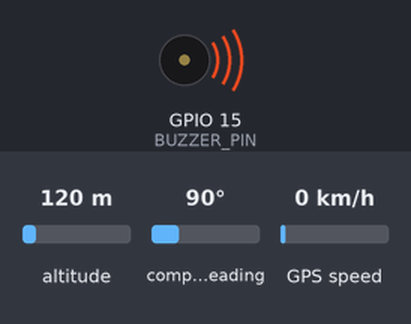
The sketch below on a simulated ESP32. Shown: buzzer (waves = sounding, pin HIGH). Wiring (inferred from the names in the program): IR receiver: data GPIO 13. Inputs (shaded band) come from the test bench; at power-on: altitude 120 m, compass heading 90°, GPS speed 0 km/h. WiFi joins after 1.5 s; servers stay silent unless stated; uploads are accepted with an empty reply; the GPS gets a fix after 3 s at 37.7749, -122.4194 with 8 satellites; the audio player accepts every command and is not drawn; what the sketch prints to the serial monitor is not drawn.

Above: at 5.03 s.
At 20.1 s:
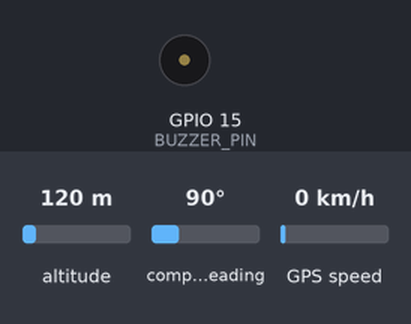
Timing chart, 0 to 24.9 s (numbered marks = the images above):
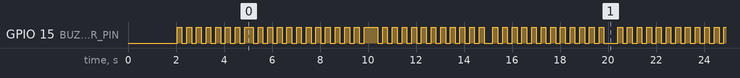

The sketch:

esp32-fix-final.ino
```cpp
#include <TinyGPSPlus.h>
#include <WiFi.h>
#include <HTTPClient.h>
#include <ArduinoJson.h>
#include <DFRobotDFPlayerMini.h>
#include <HardwareSerial.h>

// ===============================
// 🔑 Konfigurasi WiFi
// ===============================
const char* WIFI_SSID = "Kos 57 Alkautsar";
const char* WIFI_PASS = "57alkautsar";

// ===============================
// 🌐 Konfigurasi Server & Token
// ===============================
String BELL_URL = "http://192.168.1.8:5000/api/bell";   // Bell command
String MAPS_URL = "http://192.168.1.8:5000/api/maps";  // GPS upload
String ESP32_SHARED_TOKEN = "vismed-esp32";

// ===============================
// 🎵 DFPlayer Mini Setup (UART2)
// ===============================
HardwareSerial dfSerial(2);  // UART2 untuk DFPlayer
DFRobotDFPlayerMini dfPlayer;

// ===============================
// 📌 Pin
// ===============================
#define REMOTE_VT_PIN   13
#define BUZZER_PIN      15

bool sound1Played = false;
unsigned long lastBuzzTime = 0;
unsigned long lastServerCheck = 0;
bool buzzerActive = false;
int buzzerState = 0;

// ===============================
// 📡 GPS Setup (UART1)
// ===============================
TinyGPSPlus gps;
HardwareSerial gpsSerial(1);  // UART1 untuk GPS
#define GPS_RX 34
#define GPS_TX 32
unsigned long lastGPSUpload = 0;

// ===============================
// ⚙ Setup
// ===============================
void setup() {
  Serial.begin(115200);

  // --- WiFi ---
  WiFi.begin(WIFI_SSID, WIFI_PASS);
  Serial.print("🔌 Connecting to WiFi");
  while (WiFi.status() != WL_CONNECTED) {
    delay(100);
    Serial.print(".");
  }
  Serial.println("\n✅ WiFi connected!");
  Serial.print("📡 ESP32 IP Address: "); Serial.println(WiFi.localIP());

  // --- DFPlayer ---
  dfSerial.begin(9600, SERIAL_8N1, 16, 17);
  Serial.println("🎵 Initializing DFPlayer...");
  if (!dfPlayer.begin(dfSerial)) {
    Serial.println("❌ DFPlayer not found! Cek wiring & SD card!");
    while (true);
  }
  dfPlayer.volume(40);
  Serial.println("✅ DFPlayer ready!");
  dfPlayer.play(1);  // Sound 1 saat startup
  sound1Played = true;

  // --- Pins ---
  pinMode(REMOTE_VT_PIN, INPUT);
  pinMode(BUZZER_PIN, OUTPUT);
  digitalWrite(BUZZER_PIN, LOW);

  // --- GPS ---
  gpsSerial.begin(9600, SERIAL_8N1, GPS_RX, GPS_TX);
  Serial.println("⏳ Waiting for GPS fix and satellites...");
}

// ===============================
// 🔁 Fungsi Buzzer
// ===============================
void handleBuzzer() {
  if (buzzerActive) {
    unsigned long now = millis();
    if (buzzerState == 0 && now - lastBuzzTime >= 200) {
      digitalWrite(BUZZER_PIN, LOW);
      buzzerState = 1;
      lastBuzzTime = now;
    }
    else if (buzzerState == 1 && now - lastBuzzTime >= 200) {
      buzzerActive = false;
      buzzerState = 0;
      Serial.println("🔔 Buzzer selesai");
    }
  }
}

// ===============================
// 🔁 Remote
// ===============================
void handleRemote() {
  if (digitalRead(REMOTE_VT_PIN) == HIGH && !buzzerActive) {
    Serial.println("📲 Remote VT ditekan -> Buzzer + Sound 2");
    digitalWrite(BUZZER_PIN, HIGH);
    buzzerActive = true;
    lastBuzzTime = millis();
    dfPlayer.play(2);
  }
}

// ===============================
// 🔁 Server Bell
// ===============================
void handleServer() {
  unsigned long now = millis();
  if (now - lastServerCheck < 5000) return;
  lastServerCheck = now;

  if (WiFi.status() != WL_CONNECTED) {
    Serial.println("⚠ WiFi disconnected! Reconnecting...");
    WiFi.begin(WIFI_SSID, WIFI_PASS);
    return;
  }

  HTTPClient http;
  String url = BELL_URL + "/esp32/command?token=" + ESP32_SHARED_TOKEN;
  http.begin(url);

  int httpCode = http.GET();
  if (httpCode > 0) {
    String payload = http.getString();
    Serial.println("📩 Server Response:"); Serial.println(payload);

    StaticJsonDocument<512> doc;
    DeserializationError error = deserializeJson(doc, payload);
    if (!error && doc["ok"] == true && !doc["command"].isNull()) {
      String cmdId = doc["command"]["id"];
      String type = doc["command"]["type"];
      Serial.println("📌 Command received: " + cmdId + " / Type: " + type);

      if (type == "bell") {
        Serial.println("▶ Playing Sound 2");
        dfPlayer.play(2);  // Sound 2

        // Kirim ACK
        HTTPClient httpAck;
        String ackUrl = BELL_URL + "/esp32/ack/" + cmdId + "?token=" + ESP32_SHARED_TOKEN;
        httpAck.begin(ackUrl);
        int ackCode = httpAck.POST("");
        if (ackCode > 0) Serial.println("✅ ACK sent");
        else Serial.printf("❌ Failed ACK. Code %d\n", ackCode);
        httpAck.end();
      }
    }
  } else {
    Serial.printf("❌ HTTP GET failed, code: %d\n", httpCode);
  }
  http.end();
}

// ===============================
// 🔁 GPS Upload
// ===============================
void readGPS() {
  while (gpsSerial.available() > 0) gps.encode(gpsSerial.read());

  if (gps.location.isUpdated() && millis() - lastGPSUpload > 10000) {
    lastGPSUpload = millis();
    Serial.println(F("🌍 GPS Data Updated:"));
    Serial.print("Lat: "); Serial.print(gps.location.lat(),6);
    Serial.print(" / Lng: "); Serial.println(gps.location.lng(),6);
    Serial.print("Satellites: "); Serial.println(gps.satellites.value());

    // Upload to server
    if (WiFi.status() == WL_CONNECTED) {
      HTTPClient http;
      String gpsUrl = MAPS_URL + "/update?token=" + ESP32_SHARED_TOKEN;
      http.begin(gpsUrl);
      http.addHeader("Content-Type","application/json");

      StaticJsonDocument<256> doc;
      doc["lat"] = gps.location.lat();
      doc["lng"] = gps.location.lng();
      doc["sat"] = gps.satellites.value();

      String payload;
      serializeJson(doc,payload);
      int code = http.POST(payload);
      if (code > 0) Serial.printf("✅ GPS uploaded (code %d)\n", code);
      else Serial.println("❌ GPS upload failed");

      http.end();
    }
  }
}

// ===============================
// 🔁 Main Loop
// ===============================
void loop() {
  handleRemote();
  handleBuzzer();
  handleServer();
  readGPS();
}
```

Measured:
- by itself, GPIO 15 (BUZZER_PIN): moves between LOW and HIGH, repeating every 17.6 s
- by itself, everything shown: repeats every 17.6 s, in 84 steps
